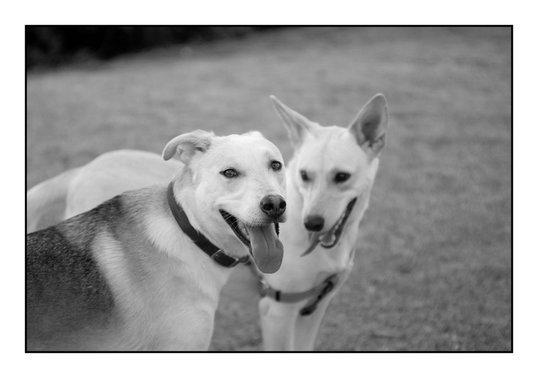
#> input picture Chapter1/lulu1.jpg, 538 x 378 px
$ python Ex6.py   (Python 2 division)
#> lines starting #> are read from the running program, lines starting #| are printed output that depends on the picture; after the words box and inside, x2 and y2 are one past the last pixel; in counts of white or black regions, pixels touching at a corner belong together
import numpy as np
import cv2

#thresholding. binary picture

def thresholding(t):
#> called with t = 160
    I = cv2.imread('lulu1.jpg', cv2.IMREAD_GRAYSCALE)
#> I is the input picture: shape (378, 538); min 0, max 255, mean 154.9
    print I.shape
#| (378, 538)
    cv2.imshow('cameraman', I)
    binaryImg = np.zeros(I.shape , np.uint8)
    binaryImg = I > t
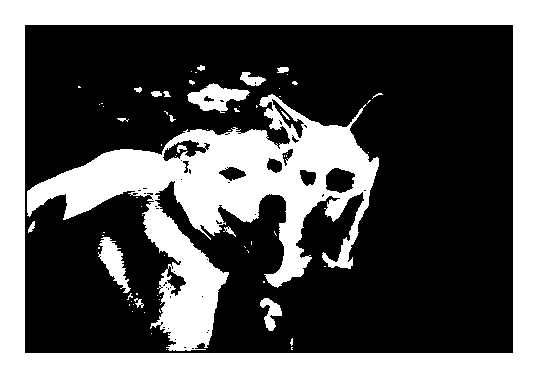
#> binaryImg: shape (378, 538) bool; 37% white; 73 white regions (54 under 20 px), largest, box (x1, y1, x2, y2) and area: (0, 0, 538, 378) 43300, (27, 94, 379, 351) 28862, (187, 83, 250, 113) 961
    return binaryImg.astype(np.uint8)


binaryPic = thresholding(160)

binaryPic[ binaryPic > 0] = 255

cv2.imshow("", binaryPic)
cv2.waitKey(0)
print 'destroy all windows'
cv2.destroyAllWindows()

$ run again, with Chapter1/cameraman.jpg copied over Chapter1/lulu1.jpg
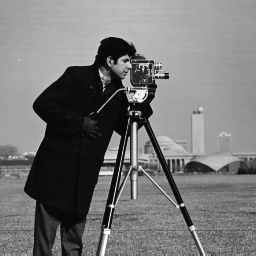
#> input picture Chapter1/cameraman.jpg, 256 x 256 px
#> in thresholding, I is the input picture: shape (256, 256); min 7, max 253, mean 118.7
#| (256, 256)
#> in thresholding, `binaryImg = I > t`:
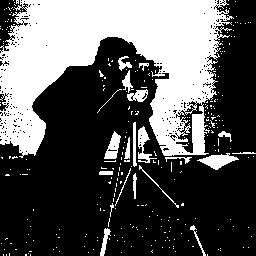
#> binaryImg: shape (256, 256) bool; 34.8% white; 287 white regions (266 under 20 px), largest, box (x1, y1, x2, y2) and area: (0, 0, 234, 158) 20082, (197, 153, 239, 170) 345, (138, 126, 157, 163) 265

$ run again, with Chapter1/kidface.jpg copied over Chapter1/lulu1.jpg
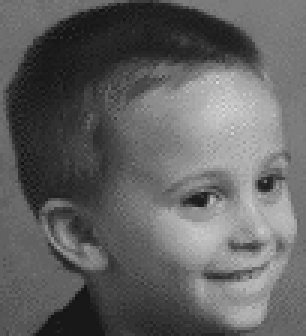
#> input picture Chapter1/kidface.jpg, 102 x 112 px (shown 3 times larger)
#> in thresholding, I is the input picture: shape (112, 102); min 17, max 217, mean 97.6
#| (112, 102)
#> in thresholding, `binaryImg = I > t`:
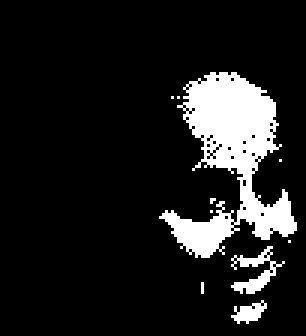
#> binaryImg: shape (112, 102) bool (shown 3 times larger); 12.1% white; 10 white regions (7 under 20 px), largest, box (x1, y1, x2, y2) and area: (53, 24, 99, 86) 1220, (77, 82, 95, 98) 101, (77, 100, 89, 108) 51
#> `binaryPic[ binaryPic > 0] = 255`:
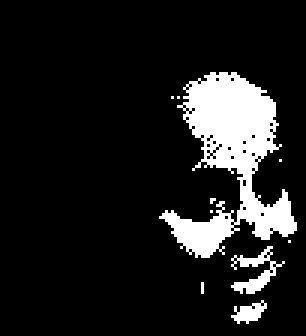
#> binaryPic: shape (112, 102) (shown 3 times larger); 12.1% white; 10 white regions (7 under 20 px), largest, box (x1, y1, x2, y2) and area: (53, 24, 99, 86) 1220, (77, 82, 95, 98) 101, (77, 100, 89, 108) 51
